Frame 1 (no input): blank canvas, image omitted
Frame 60 (the mouse pressed at the canvas centre just before this capture): blank canvas, image omitted
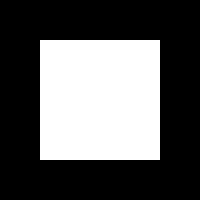
Frame 120 (the mouse held since frame 60 and released just before this capture)

The Processing sketch whose frames 1 and 60 were blank and that drew this single picture after the mouse press (run headless with seeded random() and noise(); from frame 60 on, the mouse is pressed at the canvas centre):

// Processing sketch: toggle
// ── toggle.pde
// renaud.jean-francois(arobas)uqam(point)ca
// Syntaxe Processing version 3.0
// samedi, 17 octobre 2015

boolean actif = false;

void setup() {
  size(200, 200);
  background(0);
  fill(255);
  noStroke();
  rectMode(CENTER);
}

void draw() {
  background(0);
  if (actif) {
    rect(width/2, height/2, 120, 120);
  }
  
  // mousePressed sans les parenthèses est une variable d’état de la souris
  println(mousePressed);
}

// mousePressed() est un événement ponctuel (un signal sur un seul frame)
void mousePressed() {
  // Commande compacte permettant d’inverser
  // la valeur booléenne de la variable.
  actif = !actif;
  println("mousePressed()");
}

void mouseReleased() {
  println("mouseReleased()");
}

void mouseClicked() {
  println("mouseClicked()");
}
